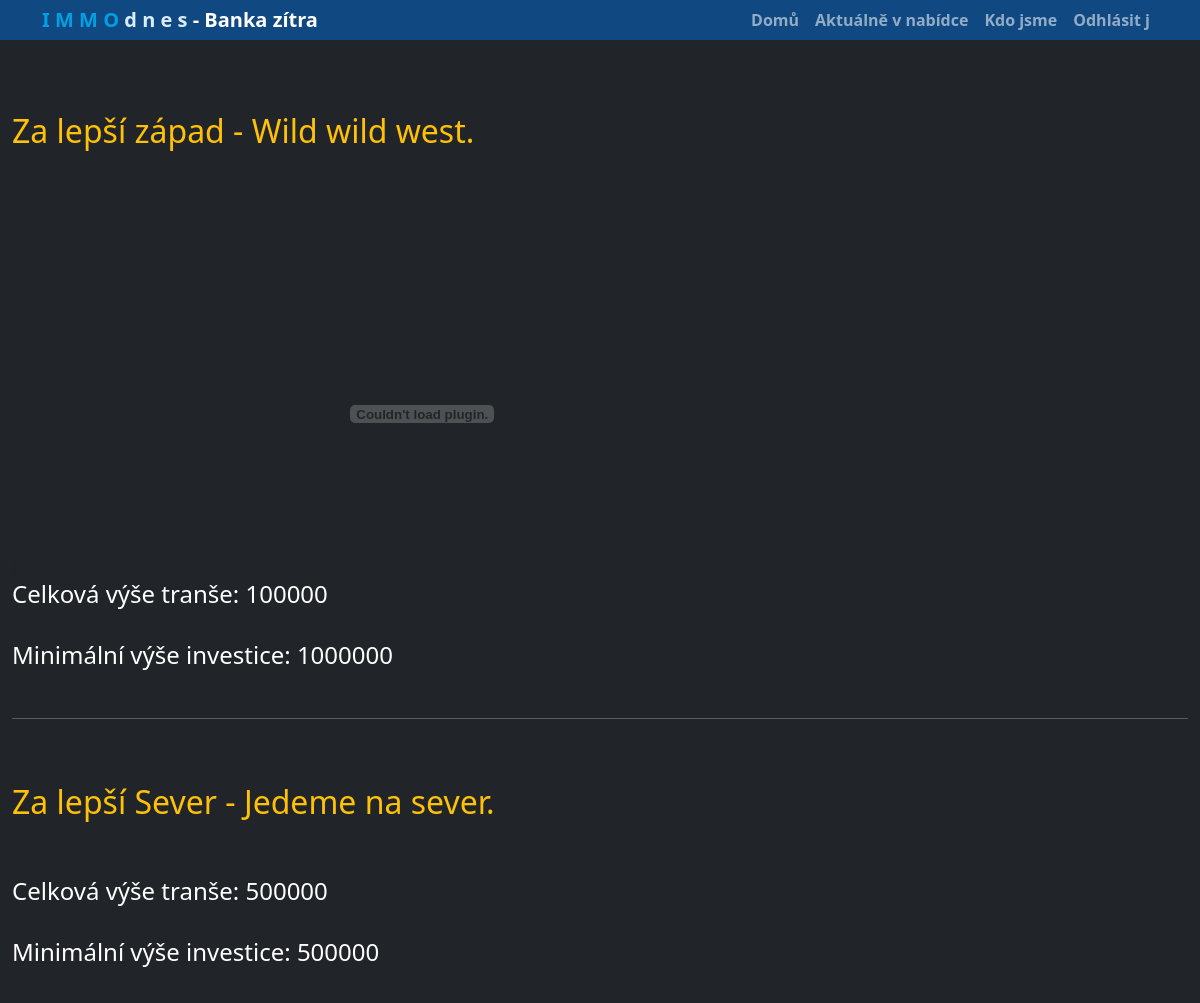
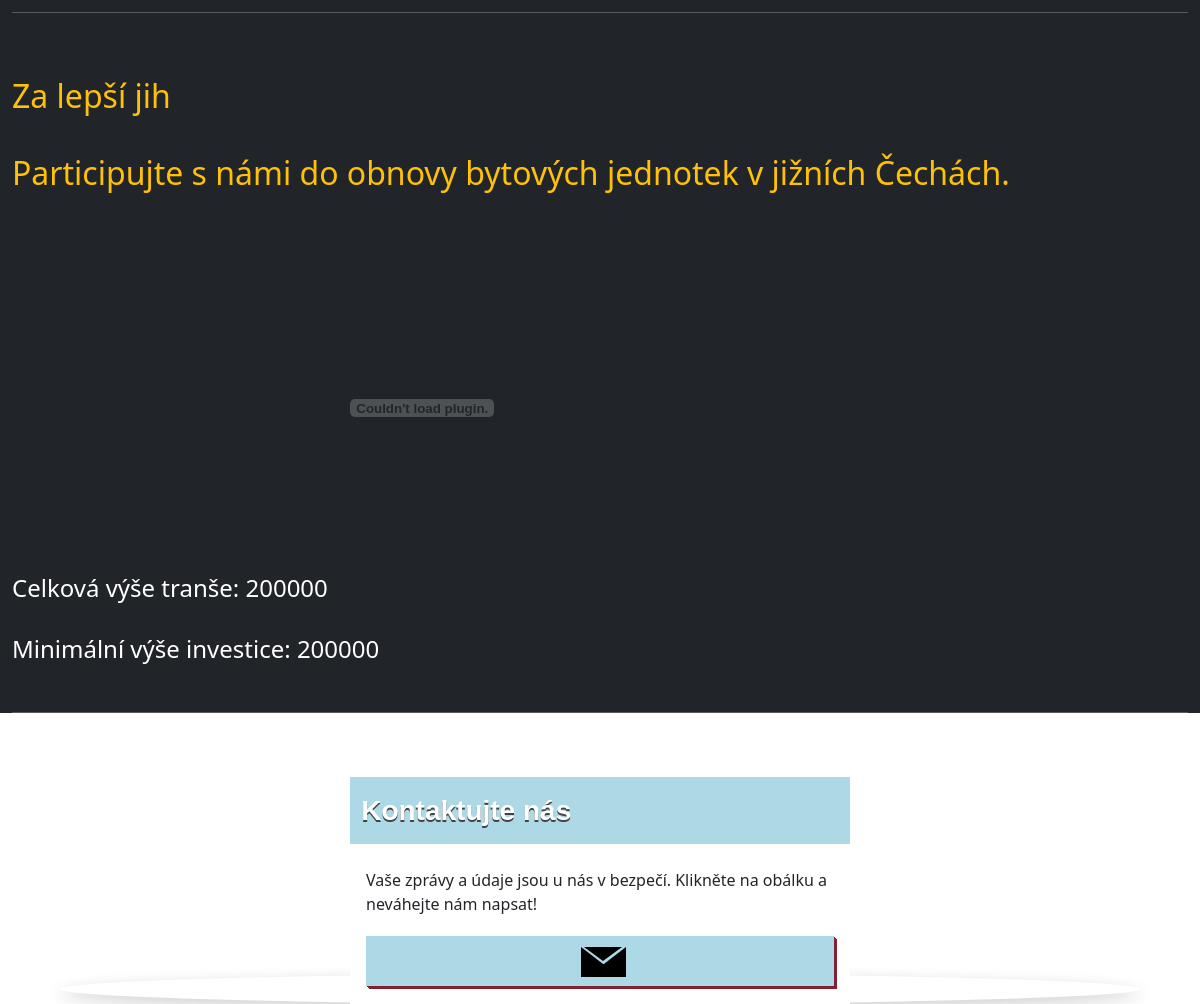
/claim/ (signed in), run on the app's committed database (2 pictures, top to bottom).
### claim/models.py (models this page shows, shortened)
class Claim(models.Model):
    title = models.CharField(max_length=200)
    description = models.TextField(max_length=500, help_text='Enter a brief description of the claim')
    price_tranche = MoneyField(max_digits=14,
                               decimal_places=0,
                               blank=True,
                               null=True,
                               help_text="Enter available amount",
                               currency_choices=[('CZK', 'Czech Koruna')])
    min_price_tranche = MoneyField(max_digits=14,
                                   decimal_places=0,
                                   blank=True,
                                   null=True,
                                   help_text="Enter a minimum price purchase",
                                   currency_choices=[('CZK', 'Czech Koruna')])
    remaining_ammount = MoneyField(max_digits=14,
                                   decimal_places=0,
                                   blank=True,
                                   null=True,
                                   currency_choices=[('CZK', 'Czech Koruna')])
    date_of_purchase = models.DateTimeField(auto_now_add=True)
    due_date = models.DateTimeField(auto_now_add=True)
    purchased = models.BooleanField(default=False)
    image = models.ImageField(upload_to="images/", blank=True)
    pdf = models.FileField(upload_to="files/", blank=True)
    class Meta:
        ordering = ['-due_date']

### claim/views.py (the view, shortened to what this page needs)
# urls.py: path('', claim.views.home, name='home'),
def claim(request):
    claim = Claim.objects.all()
    return render(request=request, template_name="claim/actual_offer.html", context={"claim": claim})

### claim/templates/claim/actual_offer.html (shortened to what this page needs)
{% extends 'main.html' %}
{% block content %}
<section class=" claims py-3 ">
	<div class="container-fluid bg-dark">
		<div class="titles py-5">
			{% for c in claim %}
			{% if not field.is_readonly %}
            <h2 class=" descr text-warning py-5">{{ c.description | linebreaksbr }}</h2>
		</div>
		<div class="pdf">
			{% if c.pdf %}}
			<embed id="embed"src="../media/{{ c.pdf }}">
		</div>
			{% endif %}
		<div class="tranches text-white">
			<h4> Celková výše tranše: {{ c.price_tranche }}</h4><br>
			<h4> Minimální výše investice: {{ c.min_price_tranche }}</h4><br>
			<hr>
             {% endif %}
			 {% endfor %}
		</div>
	</div>
</section>
<section id="contact">
	<div class="sectionheader">	<h1> Kontaktujte nás </h1></div>
	<article>
	<p>Vaše zprávy a údaje jsou u nás v bezpečí. Klikněte na obálku a neváhejte nám napsat!</p>
			<label for="checkcontact" class="contactbutton"><div class="mail"></div></label><input id="checkcontact" type="checkbox">
	</article>
</section>
{% endblock %}

### templates/navbar.html (shortened to what this page needs)
{% load static %}
<nav class="navbar navbar-expand-lg  navbar-dark py-0 fixed-top nav-top ">
    <div class="container">
        <a href="/" class="navbar-brand nav-text">
            <span style="color:#01A0E2">I</span>
            <span style="color:#01A0E2">M</span>
            <span style="color:#01A0E2">M</span>
            <span style="color:#01A0E2">O</span>
            <span style="color:#DAEDF7">d</span>
            <span style="color:#DAEDF7">n</span>
            <span style="color:#DAEDF7">e</span>
            <span style="color:#DAEDF7">s</span>
            - Banka zítra</a>
        <div class="collapse navbar-collapse" id="navmenu">
            <ul class="navbar-nav ms-auto">
                <li class="nav-item">
                    <a href="/" class="nav-link">Domů</a>
                </li>
                <li class="nav-item">
                    <a href="{% url 'claim' %}" class="nav-link">Aktuálně v nabídce</a>
                </li>
                <li class="nav-item">
                    <a href="/#about-us" class="nav-link">Kdo jsme</a>
                </li>
                {% if user.is_authenticated %}
                <li class="nav-item">
                    <a href="{% url 'logout' %}" class="nav-link">Odhlásit {{ user }}</a>
                {% endif %}
            </ul>
         </div>
    </div>
</nav>

### claim/static/claim/actual_offer.css (style rules this page uses)
#embed { width: 50rem; height: 20rem; border: solid 3px; }

### claim/static/claim/login.css (style rules this page uses)
body { height: 100vh; }
label { font-weight: bold; }

### claim/static/claim/actual_offer_contact_form.css (style rules this page uses)
#contact { width: 500px; margin:2em auto; background:white; }
#contact::after { content: ""; display: block; height: 30px; width: 90%; left: 5%; bottom: 0; position: absolute; -webkit-box-shadow: 0 5px 15px 0 rgba(0, 0, 0, 0.19); box-shadow: 0 5px 15px 0 rgba(0, 0, 0, 0.19); border-radius: 100%; z-index: -1; }
#contact article { padding: 1em; }
#contact h1 { background: lightblue; font-family: Oswald ,sans-serif; font-size: 1.75em; padding: 0.6em 0 0.6em 0.4em; color: white; text-shadow: 0 0.06em 0 #424242; position: relative; font-weight: bold; }
.contactbutton { background: lightblue; -webkit-box-shadow: 1px 1px 0 0 #832032,2px 2px 0 0 #832032,3px 3px 0 0 #832032; box-shadow: 1px 1px 0 0 #832032,2px 2px 0 0 #832032,3px 3px 0 0 #832032; text-align: center; display: block; width: 100%; height: 50px; margin-top: 20px; margin-bottom: 2px; cursor: pointer; }
.mail { margin-top: 11px; font-size: 15px; display: inline-block; border-top: 2em solid transparent; border-left: 2.6em solid black; height: 0; width: 0; position: relative; }
.mail:before { content: ''; top: -2.5em; left: -2.95em; display: block; position: absolute; border-top: 1.2em solid black; border-left: 1.6em solid transparent; border-right: 1.6em solid transparent; border-bottom: 1em solid transparent; font-size: 0.8em; }
.mail::after { display: block; content: ""; position: absolute; border-top: 2em solid transparent; border-right: 2.6em solid black; height: 0; width: 0; left: -2.18em; bottom: 0; }

### claim/static/claim/navbar.css (style rules this page uses)
.nav-top { background-color: #104882; font-weight: bold; }

### data on the page
Claim: description "Za lepší západ - Wild wild west.", price_tranche "100000", min_price_tranche "1000000"
Claim: description "Za lepší Sever - Jedeme na sever.", price_tranche "500000", min_price_tranche "500000"
Claim: description "Za lepší jih Participujte s námi do obnovy bytových jednotek v jižních Čechách.", price_tranche "200000", min_price_tranche "200000"

### other printed values
{{ user }} "j"
